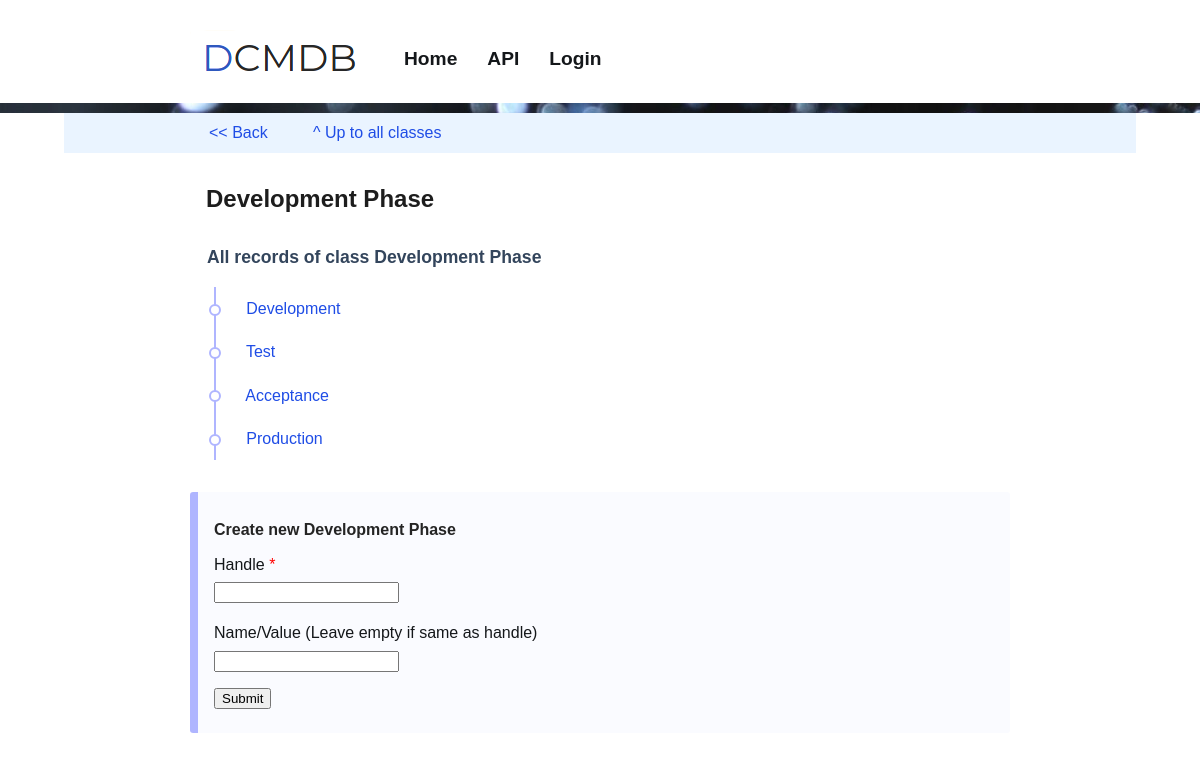
The app's page /ui/api/v1/class/dtap with its own data.
### tables this page shows
CREATE TABLE classes (id integer primary key autoincrement, handle text UNIQUE, name text, type text, description text, appended integer, unit text, value_prefix, value_limit text, applies_to text, accepts text);

CREATE TABLE records (id integer primary key autoincrement, class_id int, handle text, label text, value text, target_id int, alias_src_id int, alias_dst_id int);

### frontend/api_v1.py (the view)
@api.route('/ui/api/v1/class/<class_handle>')
@api.route('/ui/api/v1/class/<class_handle>/')
def render_class_details(class_handle):
    index.g.title = 'All records of class '+ class_handle
    index.g.parent_page = "/ui/api/v1/class"
    index.g.parent_page_link_name = "^ Up to all classes"
    rc = get_record_class(class_handle)
    index.g.rc = rc
    index.g.records = rc.records()
    applies_to = []
    for t in rc.applies_to:
        applies_to.append(get_record_class(t))
    index.g.applies_to = applies_to
    accepts = []
    for t in rc.accepts:
        accepts.append(get_record_class(t))
    index.g.accepts = accepts
    from .forms import CreateRecordForm
    form = CreateRecordForm()
    r = form.validate_on_submit()
    return index.render_template('api_v1_class_details.html', form=form)

### frontend/forms.py
class CreateRecordForm(FlaskForm):
    record_handle = StringField('Handle', validators=[InputRequired(), Length(min=1, max=200)])
    record_value = StringField( 'Name/Value (Leave empty if same as handle)',
                                validators=[Length(min=0, max=200)])
    submit = SubmitField('Submit')

### backend/app.py (called while the page is built)
    def get_record_class(self, class_id):
        query = "SELECT * FROM classes WHERE id = {}".format(class_id)
        row = self.db.fetch_one(query)
        if row is None or row is False:
            return False
        return RecordClass(self, class_id)

    def get_record_class_id(self, class_handle):
        query = "SELECT id FROM classes WHERE handle = '{}';".format(class_handle)
        row = self.db.fetch_one(query)
        if row:
            return row[0]
        return False

    def get_object_list(self, query, ObjectClass):
        query_result = self.db.fetch_all(query)
        object_list = []
        for row in query_result:
            obj_id = row[0]
            obj = ObjectClass(self, obj_id)
            object_list.append(obj)
        return object_list

    def csl_to_list(self, csl):
        l = csl.split(", ")
        return list(filter(None, l))

### backend/application/sqlite_engine.py (called while the page is built)
    def connect(self):
        if self.connection == False:
            self.connection = sqlite3.connect(self.url)
            self.cursor = self.connection.cursor()

    def commit(self):
        self.connection.commit()

    def close_connection(self):
        self.connection.close()
        self.connection = False

    def fetch_one(self, query):
        self.connect()
        qr = self.cursor.execute(query)
        result = self.cursor.fetchone()
        self.commit()
        self.close_connection()
        return result

    def fetch_all(self, query):
        self.connect()
        qr = self.cursor.execute(query)
        result = self.cursor.fetchall()
        self.commit()
        self.close_connection()
        return result

### backend/classes/record.py (called while the page is built)
    def set_url(self):
        url = ""
        if self.record_class.appended == True:
            if self.alias_dst:
                return self.alias_dst.url + "/" + self.record_class.handle + "/" + str(self.id)
            elif self.target:
                return self.target.url + "/" + self.record_class.handle + "/" + str(self.id)
        return (self.record_class.url + "/" + self.handle)

### frontend/api_v1.py (called while the page is built)
def get_record_class(rc_handle):
    rc_id = index.backend.get_record_class_id(rc_handle)
    return index.backend.get_record_class(rc_id)

### frontend/templates/api_v1_class_details.html (shortened to what this page needs)
{% extends "base.html" %}
{% from 'common.html' import api_nav %}
{% from 'common.html' import input as input %}
{% block extra_css %}
		<link rel="stylesheet" href="/static/dist/css/forms.css" />
{% endblock %}
{% block content %}
<article style="border:0px; max-width:100vw;">
	{{ api_nav(g) }}
</article>
<article style="border:0px;">
	<h1> {{ g.rc.name }}</h1>
</article>
<article>
	<table class="tablelist">
		<tr><td colspan="2"><h2>All records of class {{ g.rc.name }}</h1></td></tr>
		{% if g.rc.type in ['object', 'linked-object'] %}
		{% for obj in g.records %}
			<tr>
				<td class="bullet">
					<a href="/ui/api/v1/{{ obj.url }}"> {{ obj.label }} </a>
				</td>
				<td></td>
			</tr>
		{% endfor %}
		{% endif %}
	</table>
	<div class="dark">
		<form method="POST"  >
		<h4> Create new {{ g.rc.name }}</h4>
		{{ input(form.record_handle,5,True) }}
		{{ input(form.record_value,5) }}
		{{ form.submit }}
		</form>
	</div>
</article>
{% endblock %}

### records on screen
classes: rc.name "Development Phase"
records: label "Development"
records: label "Test"
records: label "Acceptance"
records: label "Production"

### other values on screen
{{ g.parent_page_link_name }} "^ Up to all classes"
{{ field.label }} "Handle Name/Value (Leave empty if same as handle)"
